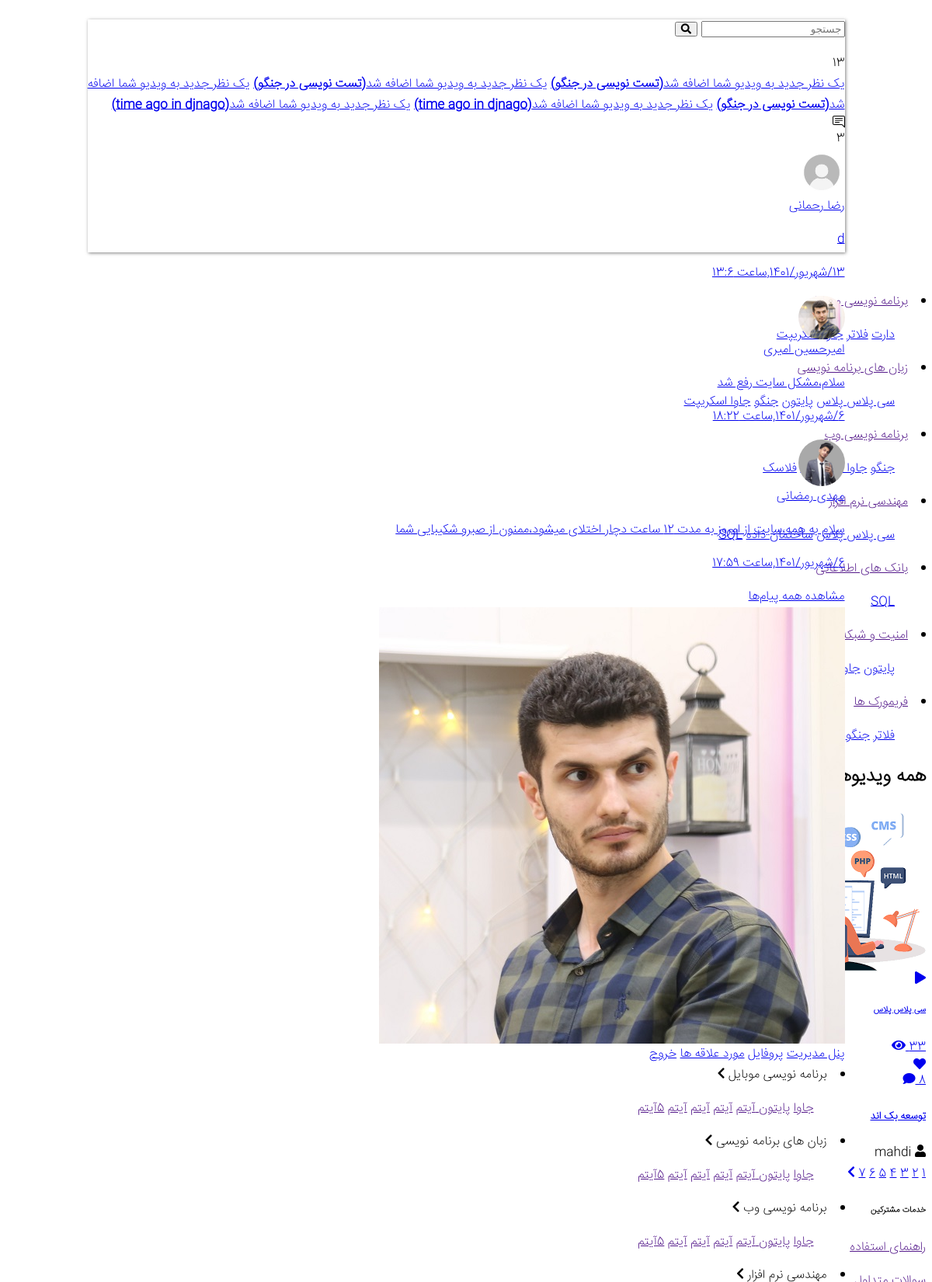
The page /all_video/ (signed in, upper part) on the database as committed earlier.
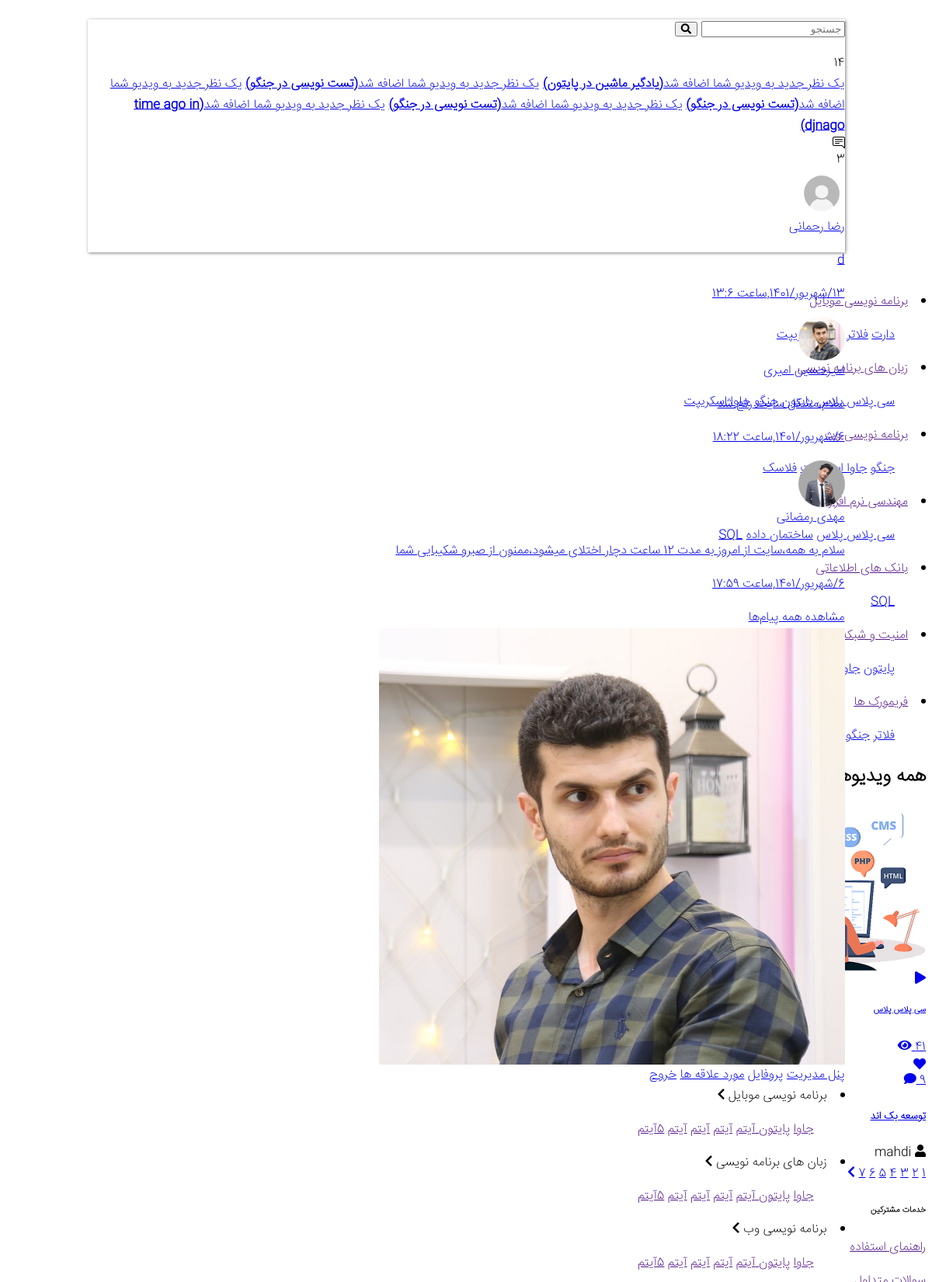
The same page on the database as committed later.
### Acount_app/models.py (models this page shows, shortened)
class User(AbstractBaseUser):
    email = models.EmailField(
        verbose_name='ایمیل',
        max_length=255,
        unique=True,
    )
    username = models.CharField(max_length=100, verbose_name="نام کاربری")
    phone_number = models.CharField(max_length=15, blank=True, null=True, verbose_name="شماره تلفن")
    image = models.FileField(upload_to="user/image", default="defult/index.jpg", blank=True, null=True,
                             verbose_name="تصویر پروفایل")
    is_teacher = models.BooleanField(default=False, verbose_name="مدرس هست یا خیر؟")
    is_active = models.BooleanField(default=True, verbose_name="کاربر فعال هست یا خیر؟")
    is_admin = models.BooleanField(default=False, verbose_name="کاربر ادمین هست یا خیر؟")
    full_name = models.CharField(max_length=50, verbose_name="نام و نام خانوادگی")
    special_user = models.DateTimeField(default=timezone.now(), verbose_name="کاربر خاص تا زمان:")
    class Meta:
        verbose_name_plural = "حساب های کاربری"
        verbose_name = "حساب کاربری"
    objects = MyUserManager()
    USERNAME_FIELD = 'email'

class Techer(models.Model):
    user = models.ForeignKey(User, on_delete=models.CASCADE, related_name="teacher", verbose_name="نام کاربری")
    about_me = models.TextField(verbose_name="بیوگرافی")
    followers = models.ManyToManyField(User, related_name="followers", null=True, blank=True,
                                       verbose_name="دنبال کننده ها")
    slug = models.SlugField(null=True, blank=True, allow_unicode=True)
    resume = models.FileField(upload_to="teacher/cv", null=True, blank=True, verbose_name="رزومه")
    is_active = models.BooleanField(default=False, verbose_name="مدرس فعال هست یا حیر؟")
    class Meta:
        verbose_name_plural = "مدرس ها"
        verbose_name = "مدرس"

### Notification_app/models.py (models this page shows, shortened)
class Notification(models.Model):
    user=models.ForeignKey(User,on_delete=models.CASCADE,related_name="notification",verbose_name="نام کاربری")
    body=models.TextField(verbose_name="متن اعلان")
    created=models.DateTimeField(auto_now_add=True,verbose_name="تاریخ ایجاد")
    is_active=models.BooleanField(default=True)
    sender=models.ForeignKey(VideoTutorial,on_delete=models.CASCADE,related_name="notification",null=True,blank=True,verbose_name="فعال هست یا خیر")
    def get_absulot_url(self):
        return reverse("Notification:notification",kwargs={"id":self.id})
    class Meta:
        ordering=("-created",)
        verbose_name="اعلان"
        verbose_name_plural="اعلانات"

class Messgae(models.Model):
    user = models.ForeignKey(User, on_delete=models.CASCADE, related_name="Message",verbose_name="کاربر")
    body = models.TextField(verbose_name="متن پیام")
    created = models.DateTimeField(auto_now_add=True,verbose_name="تاریخ ایجاد")
    is_active = models.BooleanField(default=True,verbose_name="فعال هست یا خیر")
    sender= models.ForeignKey(User, on_delete=models.CASCADE, related_name="message",verbose_name="ارسال کننده پیام")
    class Meta:
        ordering=("-created",)
        verbose_name="پیام"
        verbose_name_plural="پیام ها"
    def to_jalali(self):
        return jalali_convert(self.created)

### Tutorial_app/models.py (models this page shows, shortened)
class VideoTutorial(models.Model):
    teacher=models.ForeignKey(Techer,on_delete=models.CASCADE,related_name="video_tutorial",verbose_name="مدرس")
    video=models.FileField(upload_to="videototorial/video",verbose_name="ویدیو")
    titel=models.CharField(max_length=100,unique=True,verbose_name="عنوان")
    video_cover=models.FileField(upload_to="videotutorial/iamge",verbose_name="کاور ویدیو")
    video_time=models.TimeField(verbose_name="ویدیو")
    created=models.DateTimeField(auto_now_add=True,verbose_name="تاریخ ایجاد")
    view=models.IntegerField(default=0,verbose_name="تعداد بازدید")
    discription=models.TextField(verbose_name="توضیحات ویدیو")
    tag=models.ManyToManyField(Tags,related_name="videotutorial",verbose_name="تگ ها")
    category=models.ManyToManyField(SubCategory,related_name="videotutorial",verbose_name="دسته بندی ها")
    slug=models.SlugField(null=True,blank=True,allow_unicode=True)
    is_active=models.BooleanField(default=False,verbose_name="ویدیو فعال هست یا خیر؟")
    special_video=models.BooleanField(verbose_name="مخصوص اعضای ویژه؟")
    class Meta:
        ordering=("-created",)
        verbose_name="ویدیو"
        verbose_name_plural="ویدیوها"
    def get_absulot_url(self):
        return reverse("Home:detail_video",kwargs={"slug":self.slug})

class Category(models.Model):
    name=models.CharField(max_length=50,verbose_name="نام دسته بندی")
    created=models.DateTimeField(auto_now_add=True,verbose_name="تاریخ ایجاد")
    class Meta:
        verbose_name="دسته بندی"
        verbose_name_plural="دسته بندی ها"

class SubCategory(models.Model):
    category=models.ManyToManyField(Category,related_name="subcategory",verbose_name="نام دسته بندی مرجع")
    name=models.CharField(max_length=30,verbose_name="نام دسته بندی")
    slug=models.SlugField(null=True,blank=True,allow_unicode=True)
    created=models.DateTimeField(auto_now_add=True,verbose_name="تاریخ ایجاد")
    class Meta:
        verbose_name="دسته بندی"
        verbose_name_plural="دسته بندی ها"
    def __str__(self):
        return self.name

### Home_app/views.py (the view)
# urls.py: path("all_video/", views.AllVideo.as_view(), name="all_video"),
class AllVideo(ListView):
    template_name = "Home_app/all_videos.html"
    model = VideoTutorial
    paginate_by = 1
    queryset = VideoTutorial.objects.filter(is_active=True)

### context_processor/context_processor.py (called while the page is built)
def categorydata(request):
    context=Category.objects.all()
    return {
        "category":context
    }

def check_activ_teacher(request):
    if request.user.is_authenticated:
        user=request.user
        teacher=Techer.objects.filter(user=user,is_active=True).exists()
        if teacher:
            return {"is_teacher":True}
        return {"is_teacher":False}
    return {"is_teacher": False}

### exeption/jalali.py (called while the page is built)
    def persian_tuple(self):
        return self.persian_year, self.persian_month, self.persian_day

### Home_app/templates/Home_app/all_videos.html (shortened to what this page needs)
{% extends "base.html" %}
{% load static %}
{% block content %}
    <main>
        <section class="py-5">
            <div class="container">
                <div class="d-flex align-items-center justify-content-between mb-3">
                    <h2 class="title-section">همه ویدیوها</h2>
                </div>
                <div class="row">
                    {% for video in object_list %}
                    <div class="col-md-6 col-lg-4 my-2">
                        <div class="custom-bg">
                            <div class="video-card">
                                <a href="{{ video.get_absulot_url }}" class="position-relative d-block ">
                                    <div class="video-play-btn">
                                        <i class="fa fa-play"></i>
                                    </div>
                                    <div class="d-flex align-items-center justify-content-between video-category-time">
                                        <h6 class="">{{ video.category.all.0 }}</h6>
                                    </div>
                                    <div class="video-card-details">
                                        <div>
                                            <span>{{ video.view }}</span>
                                            <i class="fa fa-eye"></i>
                                        </div>
                                        <div>
                                            <i class="fa fa-heart"></i>
                                        </div>
                                        <div>
                                            <span>{{ video.comment.all.count }}</span>
                                            <i class="fa fa-comment"></i>
                                        </div>
                                    </div>
                                </a>
                            </div>
                            <a href="{{ video.get_absulot_url }}">
                                <h5 class="video-card-title m-2">{{ video.titel }}</h5>
                            </a>
                            <div class="my-3 pb-3 mx-2">
                                <i class="fa fa-user  ml-1 "></i>
                                <span>{{ video.teacher.user.username }}</span>
                            </div>
                        </div>
                    </div>
                    {% endfor %}
                </div>
                {% if page_obj.has_other_pages %}
                <div class="d-flex align-items-center justify-content-center mb-3 pagination">
                {% for i in page_obj.paginator.page_range %}
                    {% if page_obj.number == i %}
                    <a href="?page={{ i }}" class="active mx-1">{{ i }}</a>
                        {% else %}
                        <a href="?page={{ i }}" class="mx-1">{{ i }}</a>
                    {% endif %}
                   {% endfor %}
                {% if page_obj.has_next %}
                    <a href="?page={{ page_obj.next_page_number }}" class="mx-1"><i class="fa fa-chevron-left"></i></a>
                    {% endif %}
                </div>
            {% endif %}
            </div>
        </section>
    </main>
   {% endblock %}

### templates/include/header.html (shortened to what the changed rows need)
{% load static %}
<header class="position-relative">
    <div class="main-header position-relative">
        <div class="nav-header-box mob1 d-md-flex d-lg-flex align-items-center justify-content-between">
            <div class="d-block d-md-flex align-items-center pl-md-4">
                {% if request.user.is_authenticated %}
                    <div class="dropdown notification-box">
                        <div class="position-relative d-none d-md-block " type="button" id="dropdownMenuButton"
                             data-toggle="dropdown" aria-haspopup="true" aria-expanded="false">
                            <div class="badge">{{ request.user.notification.all.count }}</div>
                        </div>
                        {% if request.user.notification.all %}
                            <div class="dropdown-menu notification-menu-items custom-bg"
                                 aria-labelledby="dropdownMenuButton">
                                {% for n in request.user.notification.all|slice:":5" %}
                                    {% if n.is_active %}
                                        <a class="border-bottom"
                                           href="{{ n.get_absulot_url }}"> {{ n.body }}<strong>({{ n.sender.titel }})</strong></a>
                                    {% endif %}
                                {% endfor %}
                            </div>
                        {% endif %}
                    </div>
                {% endif %}
                <div class="container">
                    {% if request.user.is_authenticated %}
                        <div class="dropdown notification-box">
                            <div class="position-relative d-none d-md-block " type="button" id="dropdownMenuButton"
                                 data-toggle="dropdown" aria-haspopup="true" aria-expanded="false">
                                <img src="{% static "assets/image/message.svg" %}" class="notification-img" alt="">
                                <div class="badge">{{ request.user.Message.all.count }}</div>
                            </div>
                            {% if request.user.Message.all %}
                                <div class="dropdown-menu notification-menu-items custom-bg"
                                     aria-labelledby="dropdownMenuButton">
                                    {% for n in request.user.Message.all %}
                                        {% if n.is_active %}
                                            <a href="#" class="dropdown-item">
                                                <div class="media">
                                                    <img src="{{ n.sender.image.url }}"
                                                         alt="User Avatar" width="60px" style="border-radius: 60px"
                                                         class="img-size-10 img-circle ml-3">
                                                    <div class="media-body">
                                                        <h10 class="dropdown-item-title text-danger">
                                                            {{ n.sender.full_name }}
                                                        </h10>
                                                        <p class="text-sm">{{ n.body }}</p>
                                                        <p class="text-sm text-muted">{{ n.to_jalali }}</p>
                                                    </div>
                                                </div>
                                            </a>
                                        {% endif %}
                                    {% endfor %}
                                    <a href="#" class="dropdown-item dropdown-footer">مشاهده همه پیام‌ها</a>
                                </div>
                            {% endif %}
                        </div>
                    {% endif %}
                </div>
                <div class="header-login d-none d-md-block">
                    <div class="notification-box dropdown">
                        {% if request.user.is_authenticated %}
                            <a href="" class="btn login-btn" type="button" id="dropdownMenuButton"
                               data-toggle="dropdown" aria-haspopup="true" aria-expanded="false">
                                <img src="{{ request.user.image.url }}" alt="">
                            </a>
                            <div class="dropdown-menu account-menu-items custom-bg"
                                 aria-labelledby="dropdownMenuButton">
                                {% if is_teacher == True %}
                                    <a class="" href="{% url "AdminPanel_app:admin_panel" %}">پنل مدیریت</a>
                                {% endif %}
                                <a class="" href="{% url "Acount_app:profile" %}"> پروفایل</a>
                                <a class="" href="{% url "favorite:favorite" %}"> مورد علاقه ها</a>
                                <a class="" href="{% url "Acount_app:Logout" %}"> خروج</a>
                            </div>
                        {% endif %}
                    </div>
                </div>
            </div>
            <nav class="nav-menu p-0 m-0 d-flex d-sm-flex d-md-none d-lg-none">
                {% for c in category %}
                    <li id="" class="mx-3"><a class="nav-menu-item-mob">{{ c.name }}
                        <i class="fa fa-chevron-left chev-icon pr-1"></i>
                    </a>
                        <ul class="sub-menu-mob">
                            <a href="">جاوا</a>
                            <a href="">پایتون </a>
                            <a href="">آیتم</a>
                            <a href=""> آیتم</a>
                            <a href="">آیتم</a>
                            <a href="">آیتم</a>
                            <a href="">5آیتم</a>
                        </ul>
                    </li>
                {% endfor %}
            </nav>
        </div>
    </div>
</header>

### templates/include/navbar.html
{% load static %}
<nav class="nav-menu nav-menu-pc  d-none d-md-flex px-4" id="navbar">
    {% for c in category.all %}
    <li id="" class="mx-3 menu-item"><a href="" class="nav-menu-item ">{{ c.name }} </a>
        <ul class="sub-menu">
            {% for item in c.subcategory.all %}
            <a href="{% url "Home:category" item.slug %}">{{ item.name }}</a>
                {% endfor %}
        </ul>
    </li>
    {% endfor %}
</nav>

Rows that differ between the two databases and show on the page:
no longer on this page (row unchanged): Notification: body "یک نظر جدید به ویدیو شما اضافه شد", sender.titel "time ago in djnago"
computed for User id 3: user.notification.all.count "13" → "14"
added Notification: body "یک نظر جدید به ویدیو شما اضافه شد", sender.titel "یادگیر ماشین در پایتون"
changed VideoTutorial "توسعه بک اند": view "33" → "41"; comment.all.count "8" → "9"
